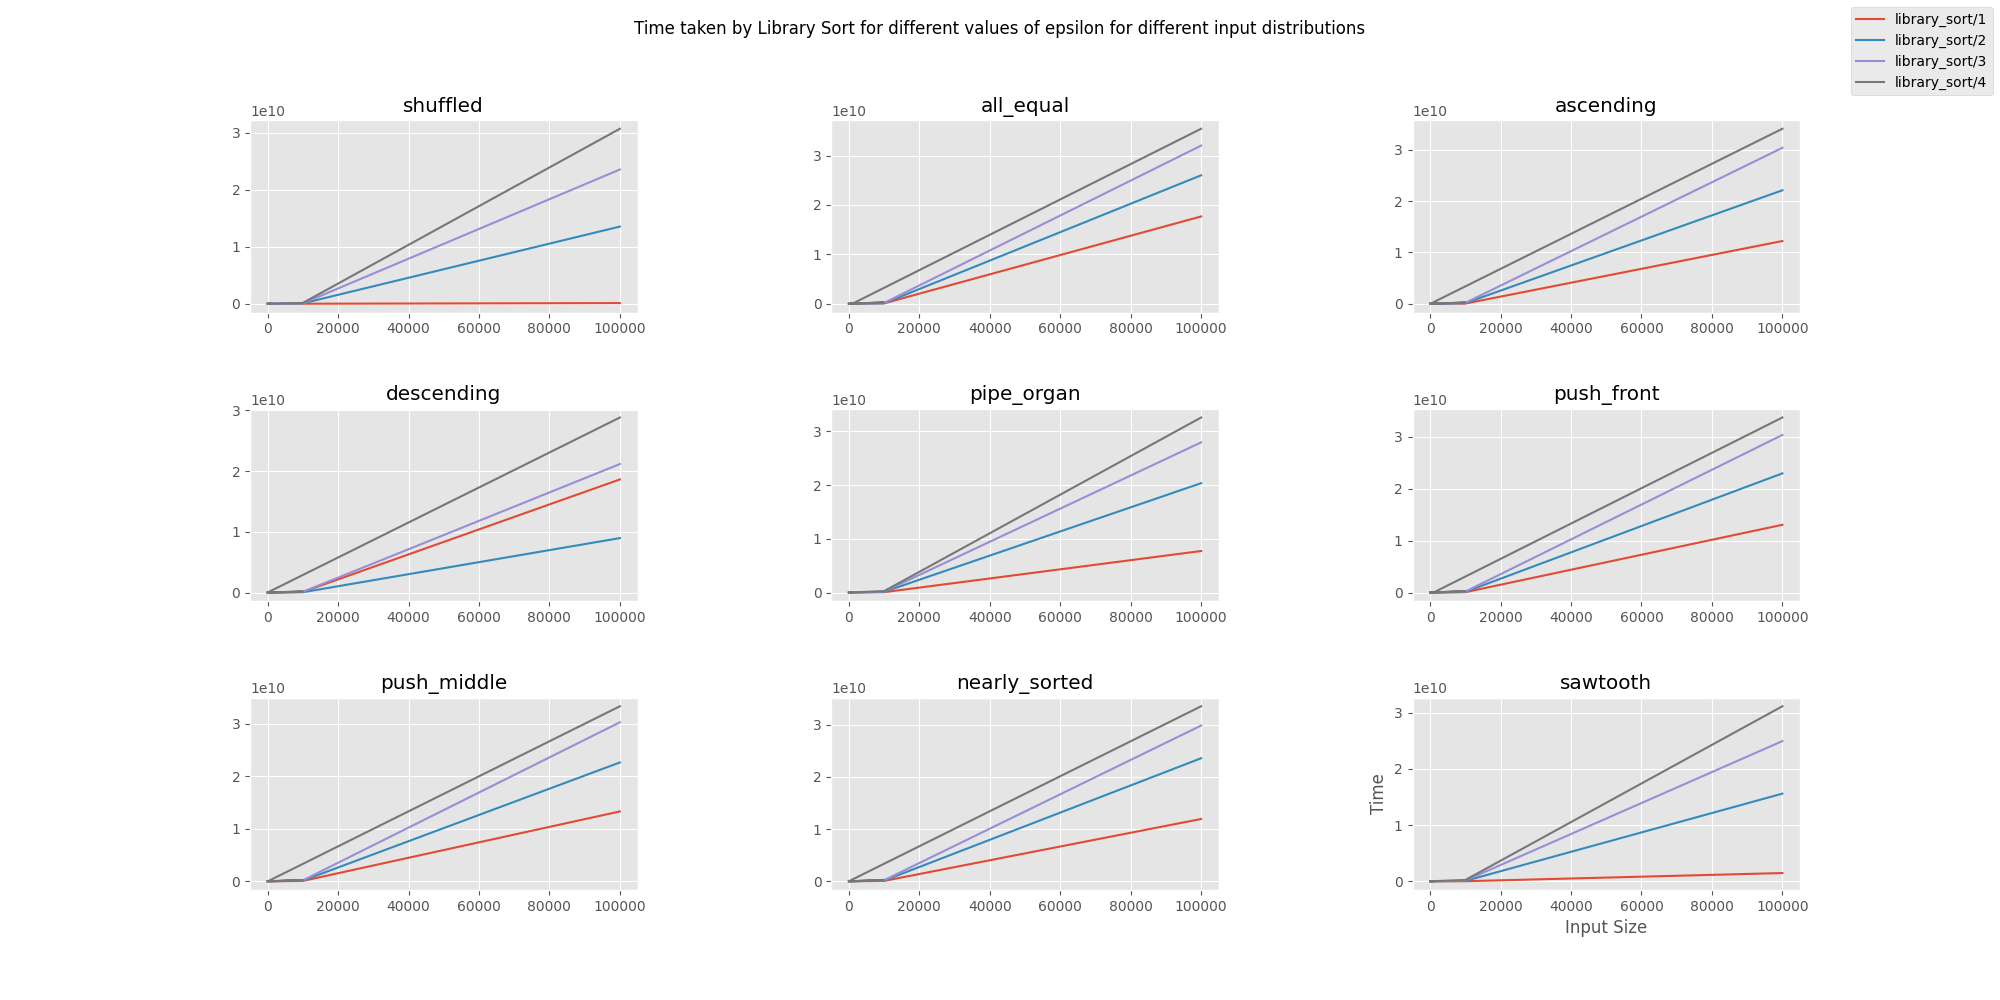

Recreate this plot in Python.
import subprocess as sp
import matplotlib.pyplot as plt
import pandas as pd
import tempfile

max_epsilon = 4
max_power_of_10 = 5
powers = range(1, max_power_of_10 + 1)

saved = False

# library sort with different values of epsilon
sorts = ['library_sort/' + str(i) for i in range(1, max_epsilon + 1)]
# sorts.append("std_sort/")
# sorts.append("quick_sort/")
# sorts.append("insertion_sort/")

types = [
    "shuffled",
    "all_equal",
    "ascending",
    "descending",
    "pipe_organ",
    "push_front",
    "push_middle",
    "nearly_sorted",
    "sawtooth",
]

if not saved:
    processes = []
    for i in powers:
        print(f"1e{i}")
        for type in types:
            for sort_algo in sorts:
                algo, epsilon = sort_algo.split("/")
                # print(f"{sort_algo} {type} 1e{i} ")
                f = tempfile.TemporaryFile(mode="w+")
                p = sp.Popen([
                    "./sort",
                    f"testcases/1e{i}_{type}.txt",
                    algo,
                    "output.txt",
                    epsilon,
                ],
                             stderr=f,
                             text=True)
                processes.append((p, f, sort_algo, type, i))

    data = []
    while True:
        if len(processes) == 0:
            break
        for p, f, sort_algo, type, i in processes:
            if p.poll() is None:
                continue
            p.wait()
            f.seek(0)
            ns = int(f.read().strip())
            f.close()
            if i > 4:
                print(f"{sort_algo} {type} 1e{i} done in {ns} ns")
            data.append([sort_algo, type, 10**i, ns])
            processes.remove((p, f, sort_algo, type, i))

    # save data
    df = pd.DataFrame(data, columns=["sort_algo", "type", "size", "ns"])
    df.to_csv("epsilons.csv")
else:
    df = pd.read_csv("epsilons.csv")

# print(df)

# plot all plots as subplots
plt.figure(figsize=(20, 10))
plt.style.use("ggplot")
plt.subplots_adjust(hspace=0.5, wspace=0.5)

for i, type in enumerate(types):
    plt.subplot(3, 3, i + 1)
    for sort_algo in sorts:
        temp_df = df.where(df["sort_algo"] == sort_algo).where(
            df["type"] == type).dropna()
        plt.plot(temp_df["size"], temp_df["ns"], linestyle="solid")
    plt.title(type)

plt.xlabel("Input Size")
plt.ylabel("Time")

plt.figlegend(sorts)
plt.suptitle(
    "Time taken by Library Sort for different values of epsilon for different input distributions"
)
plt.savefig("epsilons.png")
plt.show()